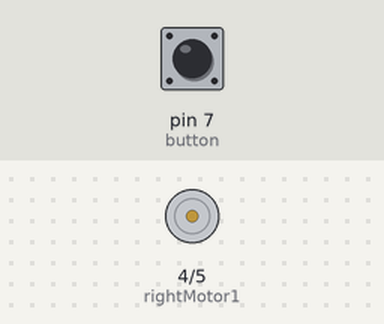
This sketch was run on a simulated Arduino Uno, built with avr-gcc and run on an emulated ATmega328P. Shown: motor-driver pin pairs drawn as motors (green arrow = first pin HIGH = forward, orange = second pin HIGH = backward, longer = more drive). Inputs (shaded band) come from the test bench; at power-on: pin 7 (button) HIGH.

Above: at 1.2 s.
1.3 s: pin 7 (button) pulled LOW for 0.15 s
At 2.1 s:
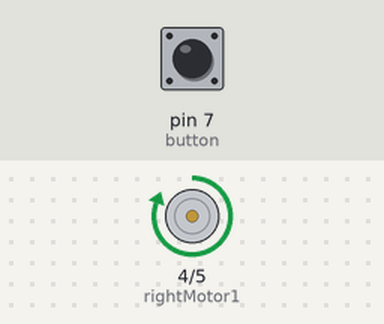
2.9 s: pin 7 (button) pulled LOW for 1 s
At 3.3 s:
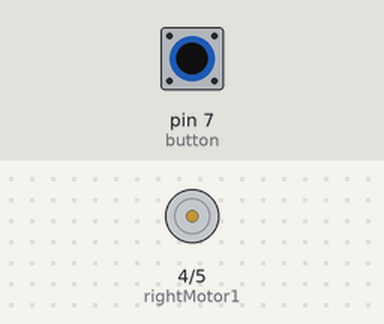
5.4 s: pin 7 (button) pulled LOW for 3.2 s
At 6.4 s:
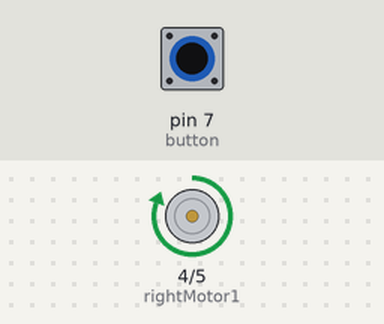
Timing chart, 0 to 8.4 s (numbered marks = the images above; inputs shaded):
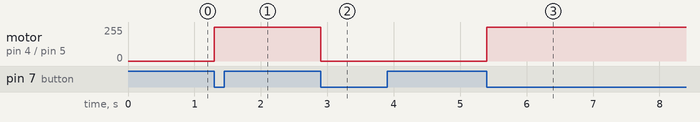

Measured:
- after the input at 1.3 s, motor on pin 4 (rightMotor1) / pin 5 (rightMotor2): stopped → forward 255/255 at once
- after the input at 2.9 s, motor on pin 4 (rightMotor1) / pin 5 (rightMotor2): forward 255/255 → stopped at once
- after the input at 5.4 s, motor on pin 4 (rightMotor1) / pin 5 (rightMotor2): stopped → forward 255/255 at once

The sketch:

button2.ino
```cpp
#define rightMotor1 4
#define rightMotor2 5
#define button 7

byte lastButtonState;
byte rightMotor1State = LOW; // off
byte rightMotor2State = LOW; // off i think..byte value to mean that motors are off
          //maybe change this to on idk

void setup() {
    pinMode(rightMotor1,OUTPUT);
    pinMode(rightMotor2,OUTPUT);

    pinMode(button, INPUT);
    lastButtonState = digitalRead(button);

}

void loop() {
    byte buttonState = digitalRead(button);
    if (buttonState != lastButtonState) {
        lastButtonState = buttonState;
        if (buttonState == LOW) { //when button is pressed
            if (rightMotor1State == LOW & rightMotor2State == LOW){ //if motor is off..i think
                rightMotor1State = HIGH; //this sets values to turn it on for the byte values
                rightMotor2State = LOW;
            }
            else {
                rightMotor1State = LOW;
                rightMotor2State = LOW; //maybe HIGH but i think its else..turn it back off if button is pressed again, i think
            }
            digitalWrite(rightMotor1,rightMotor1State);
            digitalWrite(rightMotor2,rightMotor2State); //then digital write w the byte values to turn on the motors
            //i forgot how you wired it initially but hopefully this code works idk

        }
    }
}
```
